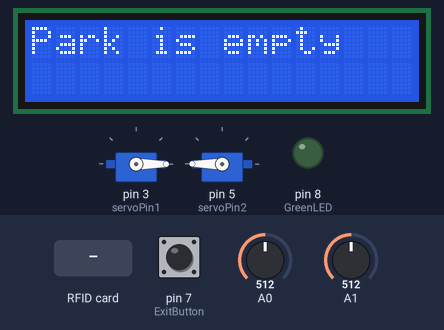
This sketch was run on a simulated Arduino Uno, built with avr-gcc and run on an emulated ATmega328P. On the bench: 2 × servo, 16×2 character LCD, output pins drawn as LEDs (lit = HIGH). Inputs (shaded band) come from the test bench; at power-on: pin 7 (ExitButton) HIGH, A0 = 512, A1 = 512. Pins used as bus, display or sensor lines are not drawn.

Above: at 1.3 s.
1.4 s: RFID card 5E 7A 19 C4 held to the reader
2.9 s: RFID card 70 9D 0E A3 held to the reader
At 4.4 s:
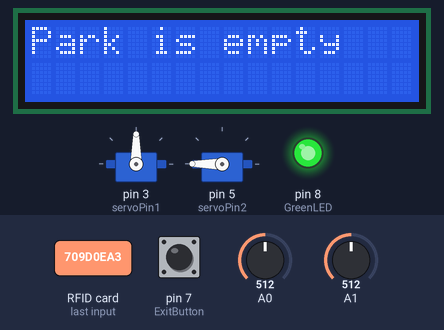
5.2 s: pin 7 (ExitButton) pulled LOW for 0.15 s
At 6.5 s:
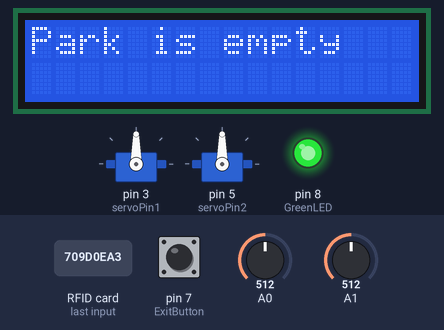
6.9 s: RFID card 70 9D 0E A3 held to the reader
At 7.56 s:
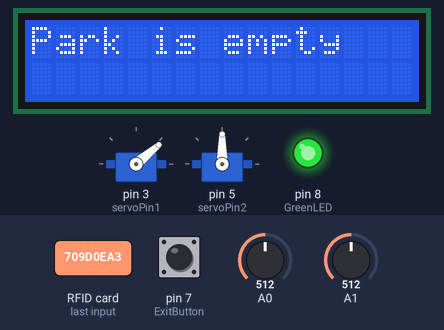
9.1 s: A0 set to 110
10.6 s: A0 set to 90
At 22.2 s:
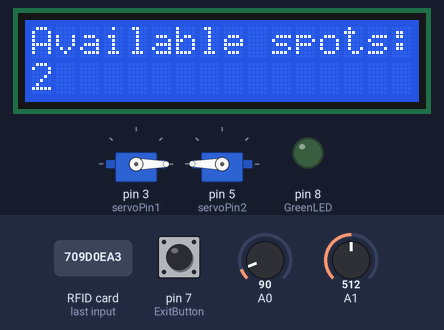
Timing chart, 0 to 22.5 s (numbered marks = the images above; inputs shaded):
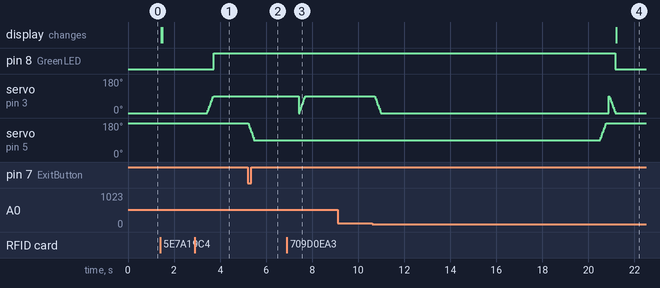

The sketch:

FinalCode.ino
```cpp
#include <SPI.h>
#include <MFRC522.h>
#include <Servo.h>
#include <Wire.h>
#include <LiquidCrystal_I2C.h>

#define SS_PIN 10
#define RST_PIN 9
#define servoPin1 3
#define servoPin2 5

MFRC522 mfrc522(SS_PIN, RST_PIN);
Servo Entrance_servo;
Servo Exit_servo;
LiquidCrystal_I2C lcd(0x27, 16, 2);


int ExitButton = 7;
int ParkingSpots = 0;
int CurrentSpots;
int pos = 0;
int pos2 = 180;
int GreenLED = 8;
int RedLED = 9;
void setup()
{
  Serial.begin(9600);   // Initiate a serial communication
  SPI.begin();          // Initiate  SPI bus
  mfrc522.PCD_Init();   // Initiate MFRC522


  //LED and button initialization
  pinMode(ExitButton, INPUT_PULLUP);
  pinMode(GreenLED, OUTPUT);
  pinMode(RedLED, OUTPUT);

  //Servo initialization
  Entrance_servo.attach(servoPin1);
  Entrance_servo.write(pos);
  Exit_servo.attach(servoPin2);
  Exit_servo.write(pos2);

  //LCD initialization
  lcd.init();
  lcd.backlight();
  lcd.begin(16,2);
  lcd.setCursor(0,0);
  lcd.print("Available spots: ");

}


//Entrance Ramp----------------------------------------------------------------------------------
void EntranceRampUp(){
  for (pos = 0; pos <= 90; pos += 5) { // goes from 0 degrees to 90 degrees in steps of 5 degree
    Entrance_servo.write(pos);         // tell servo to go to position in variable 'pos'
    delay(15);                         // waits 15ms for the servo to reach the position
  }

  int x;
  unsigned long starttime = millis();   //time since the function started
  unsigned long endtime = starttime;
  while((endtime-starttime) <=15000){
    if(digitalRead(ExitButton)==LOW){
    ExitRampUp();
    }
    x = analogRead(A0);
    digitalWrite(GreenLED,HIGH);
    digitalWrite(RedLED,LOW);
    if(x < 100){
        ParkingSpots++;
        if(ParkingSpots>=4){
          ParkingSpots=4;
        }
        delay(100);
        break;
    }
    endtime = millis();                 //time since loop started
   }
 EntranceRampDown();
 }

void EntranceRampDown(){
  for (pos = 90; pos >= 0; pos -= 5) { // goes from 90 degrees to 0 degrees
    Entrance_servo.write(pos);         // tell servo to go to position in variable 'pos'
    delay(15);                         // waits 15ms for the servo to reach the position
  }
  digitalWrite(GreenLED,LOW);
}


//Exit Ramp--------------------------------------------------------------------------------------
void ExitRampUp(){
  for (pos2 = 180; pos2 >= 90; pos2 -= 5) { // goes from 180 degrees to 90 degrees in steps of 5 degree
    Exit_servo.write(pos2);                 // tell servo to go to position in variable 'pos'
    delay(15);                              // waits 15ms for the servo to reach the position
  }

  int x;
  unsigned long starttime = millis();
  unsigned long endtime = starttime;
  while((endtime-starttime) <=15000){           //while loop will run for 15s, after that ramp is down
    if (mfrc522.PICC_IsNewCardPresent()) {
     RFIDReader();
     }

    x = analogRead(A1);
    digitalWrite(GreenLED,HIGH);
    digitalWrite(RedLED,LOW);
    if(x < 120){

        ParkingSpots--;
        if(ParkingSpots<0){
           ParkingSpots=0;
        }
        delay(100);
        break;
    }
    endtime = millis();
   }
   ExitRampDown();
 }

void ExitRampDown(){
  for (pos2 = 90; pos2 <= 180; pos2 += 5) {  // goes from 90 degrees to 180 degrees
    Exit_servo.write(pos2);                  // tell servo to go to position in variable 'pos'
    delay(15);                               // waits 15ms for the servo to reach the position
  }
  digitalWrite(GreenLED,LOW);
}


//Closing / Opening park-------------------------------------------------------------------------
void ClosePark(){
  while(0==CurrentSpots){
     Entrance_servo.write(0);
     lcd.setCursor(0,0);
     lcd.print("Park is full");

     if(digitalRead(ExitButton)==LOW){
      lcd.clear();
      lcd.setCursor(0,0);
      lcd.print("Available spots: ");
      ExitRampUp();
      break;
      }
   }

}

void EmptyPark(){
  while(4==CurrentSpots){
     Exit_servo.write(180);
     lcd.setCursor(0,0);
     lcd.print("Park is empty");

     if (  mfrc522.PICC_IsNewCardPresent()) {
     RFIDReader();
     lcd.clear();
     lcd.setCursor(0,0);
     lcd.print("Available spots: ");
     break;
     }

   }
}


//RFID reader function-------------------------------------------------------------------------
void RFIDReader(){

 /*if ( ! mfrc522.PICC_IsNewCardPresent())
  {
    return;
  }*/
  // Select one of the cards
  if ( ! mfrc522.PICC_ReadCardSerial())
  {
    return;
  }

  String content= "";
  byte letter;
  for (byte i = 0; i < mfrc522.uid.size; i++)
  {
     content.concat(String(mfrc522.uid.uidByte[i] < 0x10 ? " 0" : " "));
     content.concat(String(mfrc522.uid.uidByte[i], HEX));
  }

  content.toUpperCase();
  if (content.substring(1) == "70 9D 0E A3")
  {
    delay(500);
    EntranceRampUp();

  }
  }


//---------------------------------------------------------------------------------------------


void loop()
{
  digitalWrite(RedLED,HIGH);

  CurrentSpots=4-ParkingSpots;
  switch(CurrentSpots){

    case 4:
    lcd.clear();
    EmptyPark();
    break;

    case 3:
    lcd.setCursor(0,1);
    lcd.print(String(CurrentSpots));
    break;

    case 2:
    lcd.setCursor(0,1);
    lcd.print(String(CurrentSpots));
    break;

    case 1:
    lcd.setCursor(0,1);
    lcd.print(String(CurrentSpots));
    break;

    case 0:
    lcd.clear();
    ClosePark();
    break;

    default:

    break;
  }
//------------------------------------------------------

  if(digitalRead(ExitButton)==LOW){
  ExitRampUp();
}

//------------------------------------------------------
  // Look for new cards
if (  mfrc522.PICC_IsNewCardPresent()) {
     RFIDReader();
     }
}
```

Measured:
- the behaviour switches between 100 and 99 on A0 (found by bisection; images 3 and 4)
- after the input at 2.9 s, pin 8 (GreenLED): LOW → HIGH after 0.82 s; servo on pin 3 (servoPin1): moves from 0° to 90° over 0.27 s, starting after 0.54 s
- after the input at 5.2 s, servo on pin 5 (servoPin2): moves from 180° to 90° over 0.26 s, starting at once
- after the input at 9.1 s, every drawn part: stays the same
- after the input at 10.6 s, pin 8 (GreenLED): HIGH → LOW after 10.6 s; servo on pin 5 (servoPin2): moves from 90° to 180° over 0.27 s, starting after 9.9 s; the display: changes after 10.6 s (image 4)
